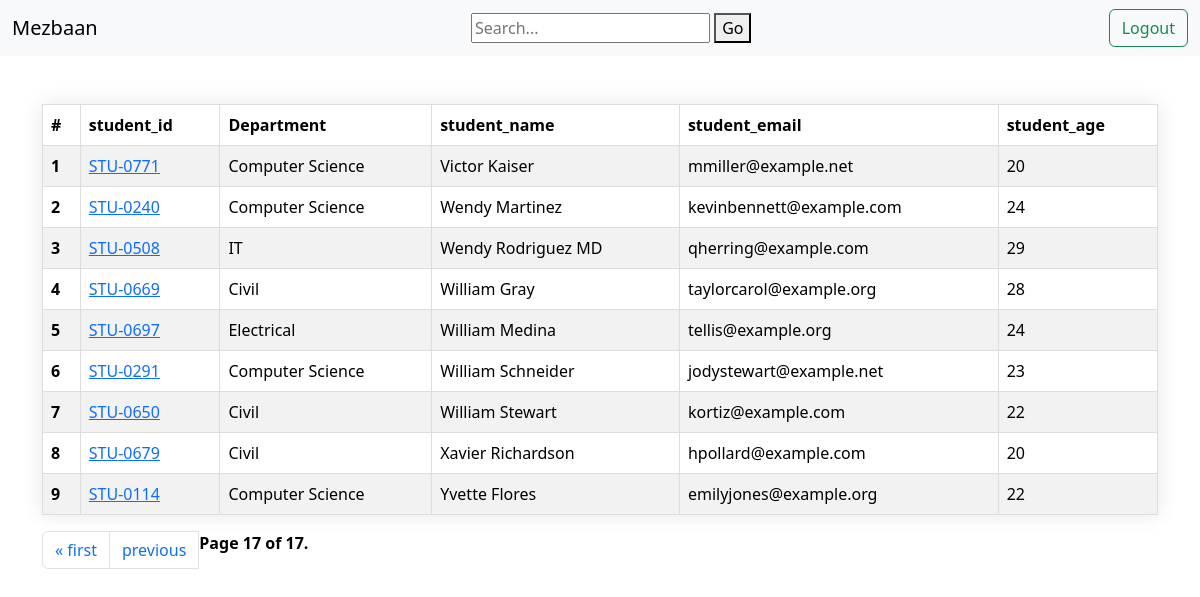
The page /students/?page=17 on the database its author committed.
### vege/models.py (models this page shows, shortened)
class Student(models.Model):
  department = models.ForeignKey(Department , related_name="depart", on_delete=models.CASCADE)
  student_id = models.OneToOneField(StudentID, related_name="studentid", on_delete=models.CASCADE)
  student_name = models.CharField(max_length=100)
  student_age = models.IntegerField(default=18)
  student_email = models.EmailField(unique=True)
  student_address = models.TextField()
  class Meta:
    ordering = ['student_name']
    verbose_name = 'student'

class StudentID(models.Model):
  student_id = models.CharField(max_length=100)
  def __str__(self) -> str:
    return self.student_id

class Department(models.Model):
  department = models.CharField(max_length=100)
  class Meta:
    ordering = ['department']

### vege/views.py (the view, shortened to what this page needs)
# urls.py: path('students/', getStudents , name = "getStudents"),
def getStudents(request):
  queryset = Student.objects.all()
  paginator = Paginator(queryset, 12)  # Show 25 contacts per page.
  page_number = request.GET.get("page", 1)
  page_obj = paginator.get_page(page_number)
  return render(request, 'reports/students.html', {'queryset': page_obj})

### home/templates/reports/students.html (shortened to what this page needs)
<!DOCTYPE html>
<html lang="en">
<head>
  <link href="https://cdn.jsdelivr.net/npm/bootstrap@5.3.3/dist/css/bootstrap.min.css" rel="stylesheet">
</head>
<body>
  <nav class="navbar bg-body-tertiary">
    <div class="container-fluid">
      <a class="navbar-brand">Mezbaan</a>
      <div class="search">
        <form>
            <input placeholder="Search..." type="text" name="search">
            <button type="submit">Go</button>
        </form>
      </div>
        <a href="/logout/" class="btn btn-outline-success" type="submit">Logout</a>
    </div>
  </nav>
  <div class="container mt-5">
    <table class="table table-striped">
      <thead>
        <tr>
          <th scope="col">#</th>
          <th scope="col">student_id</th>
          <th scope="col">Department</th>
          <th scope="col">student_name</th>
          <th scope="col">student_email</th>
          <th scope="col">student_age</th>
        </tr>
      </thead>
      <tbody>
        {% for student in queryset %}
        <tr>
          <th scope="row">{{forloop.counter}}</th>
          <td>
            <a href="{% url 'see_marks' student.student_id %}">
              {{student.student_id}}
            </a></td>
          <td>{{student.department.department}}</td>
          <td>{{student.student_name}}</td>
          <td>{{student.student_email}}</td>
          <td>{{student.student_age}}</td>
        </tr>
        {% endfor %}
      </tbody>
    </table>
        <nav aria-label="Page navigation example">
        <ul class="pagination">
              {% if queryset.has_previous %}
              <li class="page-item"><a class="page-link" href="?page=1">&laquo; first</a></li>
              <li class="page-item"><a class="page-link" href="?page={{ queryset.previous_page_number }}">previous</a></li>
              {% endif %}
              <span class="current">
                  Page {{ queryset.number }} of {{ queryset.paginator.num_pages }}.
              </span>
      </ul>
      </nav>
    </div>
</body>
</html>

### home/templates/reports/students.html (style rules this page uses)
body { background: url(https://i.pinimg.com/564x/ee/82/7b/ee827bd3d128d9c3a5f5eb9c334f6b36.jpg); }
.current { font-weight: bold; color: black }
table { border-collapse: collapse; overflow: hidden; box-shadow: 0 0 20px rgba(0,0,0,0.1); background-color: white; margin-bottom: 10px; }
th, td { padding: 15px; background-color: rgba(255,255,255,0.2); color: black; border: 1px solid #ddd; }
th { text-align: left; }

### rows shown on the page
Student: student_id "STU-0771", department.department "Computer Science", student_name "Victor Kaiser", student_email "mmiller@example.net", student_age "20"
Student: student_id "STU-0240", department.department "Computer Science", student_name "Wendy Martinez", student_email "kevinbennett@example.com", student_age "24"
Student: student_id "STU-0508", department.department "IT", student_name "Wendy Rodriguez MD", student_email "qherring@example.com", student_age "29"
Student: student_id "STU-0669", department.department "Civil", student_name "William Gray", student_email "taylorcarol@example.org", student_age "28"
Student: student_id "STU-0697", department.department "Electrical", student_name "William Medina", student_email "tellis@example.org", student_age "24"
Student: student_id "STU-0291", department.department "Computer Science", student_name "William Schneider", student_email "jodystewart@example.net", student_age "23"
Student: student_id "STU-0650", department.department "Civil", student_name "William Stewart", student_email "kortiz@example.com", student_age "22"
Student: student_id "STU-0679", department.department "Civil", student_name "Xavier Richardson", student_email "hpollard@example.com", student_age "20"
Student: student_id "STU-0114", department.department "Computer Science", student_name "Yvette Flores", student_email "emilyjones@example.org", student_age "22"

### other values the page prints
{{ queryset.number }} "17"
{{ queryset.paginator.num_pages }} "17"
